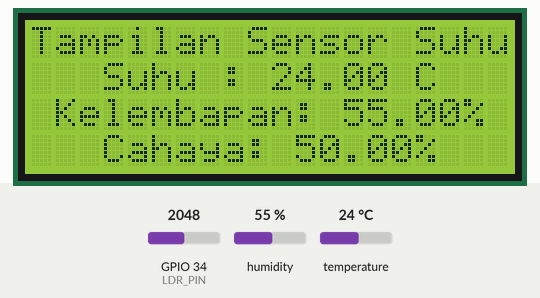
A program run on a simulated ESP32. On the bench: 20×4 character LCD. The test bench sets the inputs (shaded band); at power-on: humidity 55 %, GPIO 34 (LDR_PIN) = 2048, temperature 24 °C.

Above: at 1.2 s.
1.3 s: humidity set to 22 %
At 3.0 s:
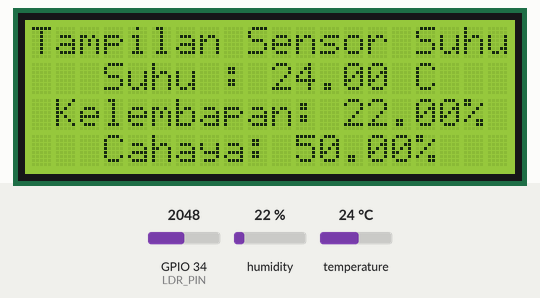
4.1 s: GPIO 34 (LDR_PIN) set to 2866
At 4.9 s:
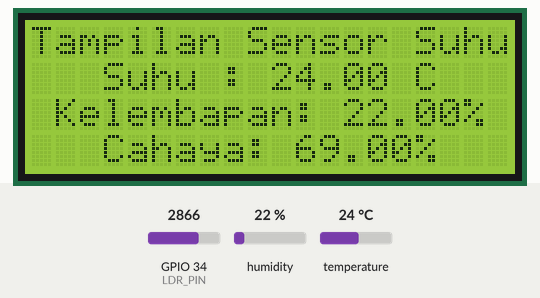
6.9 s: temperature set to 12 °C
At 8.7 s:
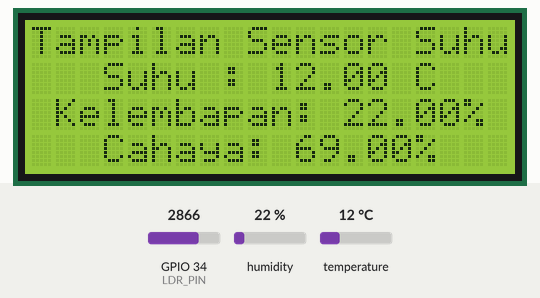
9.9 s: GPIO 34 (LDR_PIN) set to 3603
At 11.9 s:
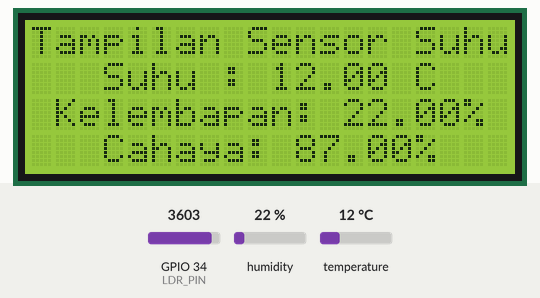
12.7 s: humidity set to 40 %
At 15.7 s:
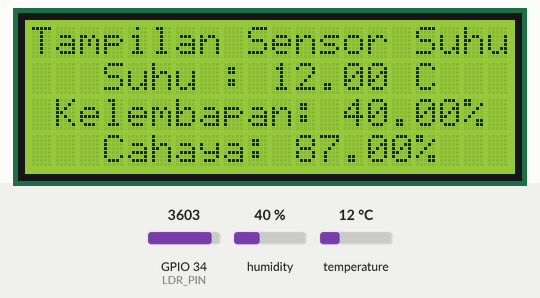
16.1 s: GPIO 34 (LDR_PIN) set to 4095
At 17.6 s:
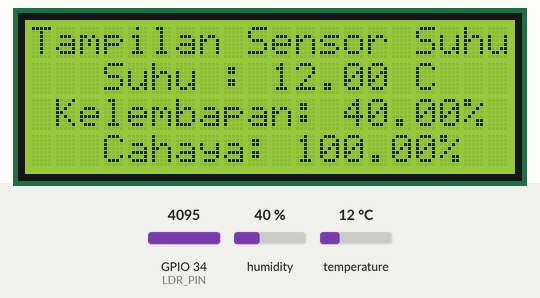
Timing chart, 0 to 19.1 s (numbered marks = the images above; inputs shaded):
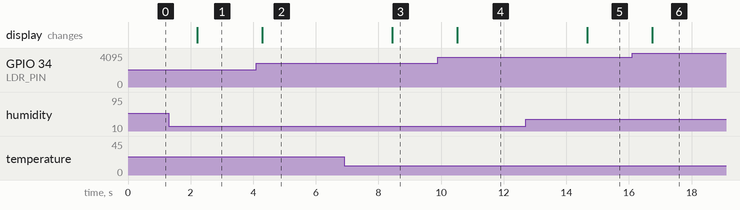

Measured:
- after the input at 1.3 s, the display: changes after 0.92 s (image 1)
- after the input at 4.1 s, the display: changes after 0.19 s (image 2)
- after the input at 6.9 s, the display: changes after 1.5 s (image 3)
- after the input at 9.9 s, the display: changes after 0.62 s (image 4)
- after the input at 12.7 s, the display: changes after 2.0 s (image 5)
- after the input at 16.1 s, the display: changes after 0.65 s (image 6)

The program:

main.cpp
```cpp
#include <Arduino.h>
// Rumiris Butarbutar
// 233140707111130
// LCD I2C dengan sensor suhu

#include <Wire.h>
#include <LiquidCrystal_I2C.h>
#include "DHTesp.h"

LiquidCrystal_I2C lcd(0x27, 20, 4);

const int DHT_PIN = 13;  // Pin sensor DHT-22
const int LDR_PIN = 34;  // Pin sensor LDR

DHTesp dhtSensor;

void setup() {
  Wire.begin();
  Serial.begin(115200);
  dhtSensor.setup(DHT_PIN, DHTesp::DHT22);
  lcd.init();
  lcd.backlight();
}

void loop() {
  TempAndHumidity data = dhtSensor.getTempAndHumidity();
  int ldrValue = analogRead(LDR_PIN);
  float lightIntensity = map(ldrValue, 0, 4095, 0, 100);  // Konversi ke %

  lcd.clear();

  lcd.setCursor(0, 0);
  lcd.print("Tampilan Sensor Suhu");

  lcd.setCursor(3, 1);
  lcd.print("Suhu : " + String(data.temperature, 2) + " C");

  lcd.setCursor(1, 2);
  lcd.print("Kelembapan: " + String(data.humidity, 2) + "%");

  lcd.setCursor(3, 3);
  lcd.print("Cahaya: " + String(lightIntensity, 2) + "%");

  delay(2000);  // Delay selama 2 detik
}
```
